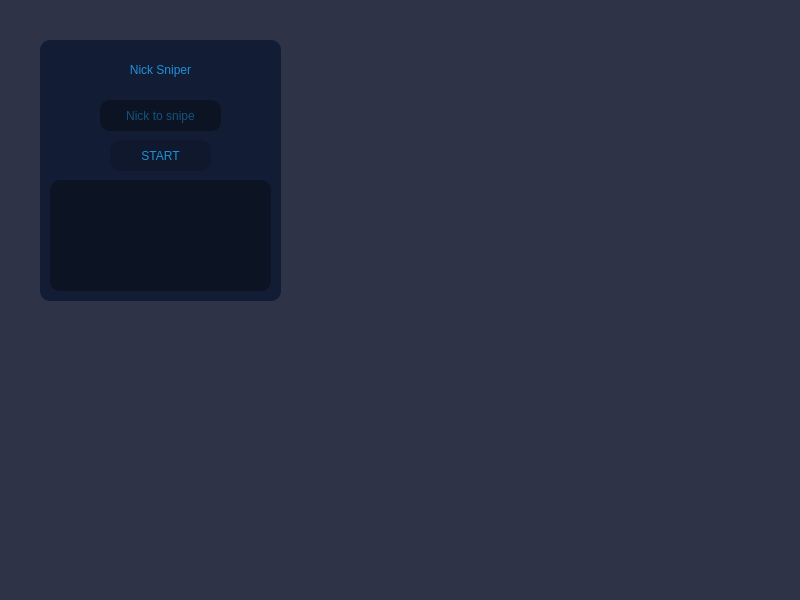
<?xml version="1.0" encoding="UTF-8"?>
<ui version="4.0">
 <class>IRFTool</class>
 <widget class="QMainWindow" name="IRFTool">
  <property name="geometry">
   <rect>
    <x>0</x>
    <y>0</y>
    <width>800</width>
    <height>600</height>
   </rect>
  </property>
  <property name="windowTitle">
   <string>MainWindow</string>
  </property>
  <property name="styleSheet">
   <string notr="true">background-color: rgb(46, 51, 72);</string>
  </property>
  <widget class="QWidget" name="centralwidget">
   <widget class="QFrame" name="sniperConfigBg">
    <property name="geometry">
     <rect>
      <x>40</x>
      <y>40</y>
      <width>241</width>
      <height>261</height>
     </rect>
    </property>
    <property name="styleSheet">
     <string notr="true">background-color: rgb(19, 28, 53);
border-radius: 10px;</string>
    </property>
    <property name="frameShape">
     <enum>QFrame::StyledPanel</enum>
    </property>
    <property name="frameShadow">
     <enum>QFrame::Raised</enum>
    </property>
    <widget class="QLineEdit" name="nickInput">
     <property name="geometry">
      <rect>
       <x>60</x>
       <y>60</y>
       <width>121</width>
       <height>31</height>
      </rect>
     </property>
     <property name="styleSheet">
      <string notr="true">color: rgb(28, 146, 214);
background-color: rgb(12, 19, 35);</string>
     </property>
     <property name="alignment">
      <set>Qt::AlignCenter</set>
     </property>
     <property name="placeholderText">
      <string>Nick to snipe</string>
     </property>
    </widget>
    <widget class="QPushButton" name="startSnippingBtn">
     <property name="geometry">
      <rect>
       <x>70</x>
       <y>100</y>
       <width>101</width>
       <height>31</height>
      </rect>
     </property>
     <property name="styleSheet">
      <string notr="true">QPushButton {
	font: 87 8pt &quot;Arial Black&quot;;
	color: rgb(28, 146, 214);
	background-color: rgb(16, 24, 45);
}

QPushButton:hover {
	
	background-color: rgba(17, 25, 47, 190);
}

QPushButton:pressed {
	background-color: rgb(16, 24, 45);


}</string>
     </property>
     <property name="text">
      <string>START</string>
     </property>
    </widget>
    <widget class="QLabel" name="sniperTitle">
     <property name="geometry">
      <rect>
       <x>0</x>
       <y>20</y>
       <width>241</width>
       <height>20</height>
      </rect>
     </property>
     <property name="styleSheet">
      <string notr="true">color: rgb(28, 146, 214);
font: 87 12pt &quot;Segoe UI Black&quot;;</string>
     </property>
     <property name="text">
      <string>Nick Sniper</string>
     </property>
     <property name="alignment">
      <set>Qt::AlignCenter</set>
     </property>
    </widget>
    <widget class="QPlainTextEdit" name="consoleLog">
     <property name="geometry">
      <rect>
       <x>10</x>
       <y>140</y>
       <width>221</width>
       <height>111</height>
      </rect>
     </property>
     <property name="styleSheet">
      <string notr="true">background-color: rgb(12, 19, 35);
padding: 5px;
color: rgb(0, 255, 255);</string>
     </property>
     <property name="horizontalScrollBarPolicy">
      <enum>Qt::ScrollBarAsNeeded</enum>
     </property>
     <property name="readOnly">
      <bool>true</bool>
     </property>
     <property name="cursorWidth">
      <number>0</number>
     </property>
     <property name="textInteractionFlags">
      <set>Qt::NoTextInteraction</set>
     </property>
    </widget>
   </widget>
  </widget>
 </widget>
 <resources/>
 <connections/>
</ui>
